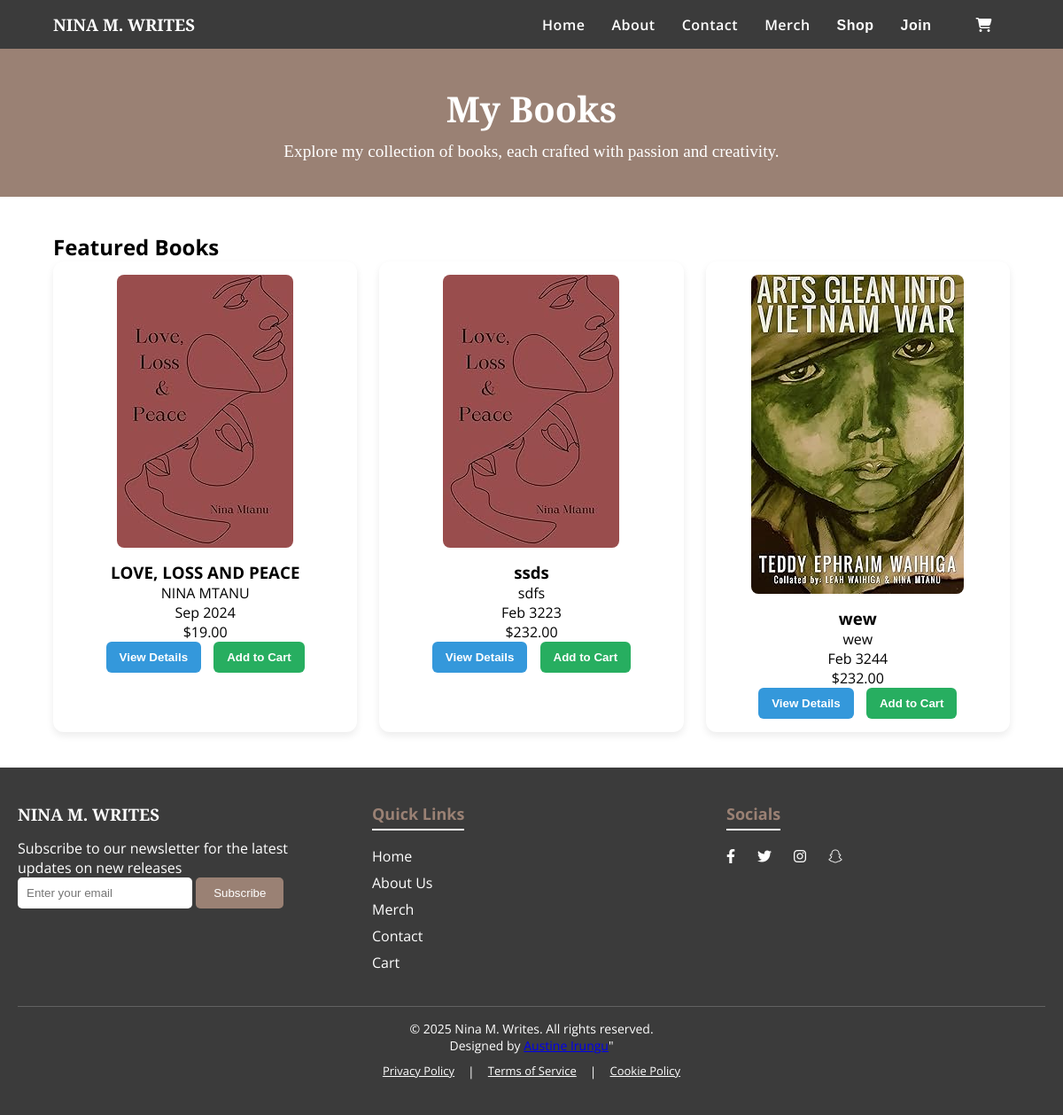
The page /books/ on the database its author committed.
### bookstore/models.py (models this page shows, shortened)
class Book(models.Model):
    title = models.CharField(max_length=200)
    author = models.CharField(max_length=100)
    description = models.TextField()
    price = models.DecimalField(
        max_digits=10,
        decimal_places=2,
        validators=[MinValueValidator(Decimal('0.00'))]
    )
    image = models.ImageField(upload_to='books/', blank=True, null=True)
    published_date = models.DateField()
    stock_quantity = models.PositiveIntegerField(default=0)
    isbn = models.CharField(max_length=13, unique=True, blank=True, null=True)
    created_at = models.DateTimeField(auto_now_add=True)
    updated_at = models.DateTimeField(auto_now=True)
    class Meta:
        ordering = ['title']
        indexes = [
            models.Index(fields=['isbn']),
            models.Index(fields=['author']),
        ]

### bookstore/views.py (the view)
# urls.py: path('books/', views.books, name='books'),  # 👈 keep this one
def books(request):
    all_books = Book.objects.all()
    return render(request, 'bookstore/books.html', {'books': all_books})

### bookstore/templates/bookstore/books.html (shortened to what this page needs)
{% extends 'bookstore/base.html' %}
{% load static %}
{% block extra_css %}
<link rel="stylesheet" href="{% static 'bookstore/css/books.css' %}">
{% endblock %}
{% block content %}
<header>
    <div class="book-header">
        <h1>My Books</h1>
        <p>Explore my collection of books, each crafted with passion and creativity.</p>
    </div>
</header>
<section class="books">
    <h2>Featured Books</h2>
    <div class="book-list">
        {% for book in books %}
        <div class="book-item" data-book-id="{{ book.id }}">
            <img src="{{ book.image.url|default:'/static/bookstore/images/no-image.png' }}" alt="{{ book.title }}"
                onerror="this.src='{% static 'bookstore/images/no-image.png' %}'" loading="lazy">
            <h3>{{ book.title }}</h3>
            <p class="book-author">{{ book.author }}</p>
            <p class="book-date">
                <time datetime="{{ book.published_date|date:'Y-m-d' }}">
                    {{ book.published_date|date:"M Y" }}
                </time>
            </p>
            <p class="book-price">${{ book.price|floatformat:2 }}</p>
            <div class="book-actions">
                <button class="btn-details"
                    data-image="{{ book.image.url|default:'/static/bookstore/images/no-image.png' }}"
                    data-title="{{ book.title|escapejs }}" data-author="{{ book.author|escapejs }}"
                    data-description="{{ book.description|escapejs }}" data-price="{{ book.price|floatformat:2 }}"
                    data-published="{{ book.published_date|date:'M Y' }}">
                    View Details
                </button>
                <button class="btn-add-cart" data-book-id="{{ book.id }}" data-title="{{ book.title|escapejs }}">
                    <span class="btn-text">Add to Cart</span>
                </button>
            </div>
        </div>
        {% empty %}
        <div class="no-books">
            <p>No books available at the moment.</p>
        </div>
        {% endfor %}
    </div>
</section>
{% endblock %}

### bookstore/templates/bookstore/base.html (shortened to what this page needs)
{% load static %}
{% load i18n %}
<!DOCTYPE html>
<html lang="en">
<head>
    <link rel="stylesheet" href="{% static 'bookstore/css/styles.css' %}">
    <link rel="stylesheet" href="https://cdnjs.cloudflare.com/ajax/libs/font-awesome/6.4.0/css/all.min.css">
    {% block extra_css %}{% endblock %}
</head>
<body>
    <nav>
        <div class="logo">
            <h3>NINA M. WRITES</h3>
        </div>
        <div class="nav-links">
            <ul>
                <li><a href="{% url 'bookstore:index' %}">Home</a></li>
                <li><a href="{% url 'bookstore:about' %}">About</a></li>
                <li><a href="{% url 'bookstore:contact' %}">Contact</a></li>
                <li><a href="{% url 'bookstore:merchandise' %}">Merch</a></li>
                <li><button id="shop" onclick="window.location.href='{% url 'bookstore:books' %}'">Shop</button></li>
                {% if user.is_authenticated %}
                <li>
                    <span class="welcome-text">Hi, {{ user.username }} 👋</span>
                </li>
                <li>
                    <button id="logout" onclick="window.location.href='{% url 'bookstore:logout' %}'">Logout</button>
                </li>
                {% else %}
                <li>
                    <button id="join" onclick="window.location.href='{% url 'bookstore:auth' %}'">Join</button>
                </li>
                {% endif %}
                <li>
                    <a href="{% url 'bookstore:cart' %}" class="cart-btn">
                        <i class="fas fa-shopping-cart"></i>
                    </a>
                </li>
            </ul>
        </div>
    </nav>
    {% block content %}{% endblock %}
    <footer>
        <div class="footer-content">
            <div class="footer-logo-newsletter">
                <div class="footer-logo">
                    <h3>NINA M. WRITES</h3>
                </div>
                <div class="footer-subscribe">
                    <p>Subscribe to our newsletter for the latest updates on new releases</p>
                    <div class="newsletter-form">
                        <form method="post" action="{% url 'bookstore:subscribe' %}">
                            <input type="email" name="email" placeholder="Enter your email" required>
                            <button type="submit" id="subscribe">Subscribe</button>
                        </form>
                    </div>
                </div>
            </div>
            <div class="footer-links">
                <h4>Quick Links</h4>
                <ul>
                    <li><a href="{% url 'bookstore:index' %}">Home</a></li>
                    <li><a href="{% url 'bookstore:about' %}">About Us</a></li>
                    <li><a href="{% url 'bookstore:merchandise' %}">Merch</a></li>
                    <li><a href="{% url 'bookstore:contact' %}">Contact</a></li>
                    <li><a href="{% url 'bookstore:cart' %}">Cart</a></li>
                </ul>
            </div>
            <div class="footer-social">
                <h4>Socials</h4>
                <ul>
                    <li><a href="#"><i class="fab fa-facebook-f"></i></a></li>
                    <li><a href="#"><i class="fab fa-twitter"></i></a></li>
                    <li><a href="#"><i class="fab fa-instagram"></i></a></li>
                    <li><a href="#"><i class="fab fa-snapchat"></i></a></li>
                </ul>
            </div>
        </div>
        <div class="footer-bottom" role="contentinfo">
            <p>&copy; 2025 Nina M. Writes. All rights reserved.</p>
            <p>Designed by <a href="#">Austine Irungu</a>"</p>
            <div class="legal-links">
                <a href="{% url 'bookstore:privacy_policy' %}">Privacy Policy</a>
                <span>|</span>
                <a href="{% url 'bookstore:terms_of_service' %}">Terms of Service</a>
                <span>|</span>
                <a href="{% url 'bookstore:cookie_policy' %}">Cookie Policy</a>
            </div>
        </div>
    </footer>
</body>
</html>

### bookstore/static/bookstore/css/styles.css (style rules this page uses)
* { margin: 0; padding: 0; box-sizing: border-box; }
body { font-family: 'Open Sans', sans-serif; width: 100%; margin: 0; padding: 0; }
.logo h3, .footer-logo h3 { font-family: 'Playfair Display', serif; color: #FFFFFF; font-weight: bold; }
nav { background-color: #3B3B3B; color: #FFFFFF; padding: 15px 5%; display: flex; justify-content: space-between; align-items: center; position: sticky; top: 0; z-index: 1000; }
.nav-links ul { display: flex; gap: 30px; align-items: center; list-style: none; }
.nav-links li a, #shop, #join, #logout { font-size: 16px; font-weight: 600; letter-spacing: 0.5px; color: #FFFFFF; text-decoration: none; background: none; border: none; cursor: pointer; }
.cart-btn { padding: 10px 20px; border-radius: 5px; font-weight: bold; cursor: pointer; transition: all 0.3s ease; }
footer { background-color: #3B3B3B; padding: 40px 20px; color: #FFFFFF; }
.footer-content { display: flex; justify-content: space-between; align-items: flex-start; gap: 40px; flex-wrap: wrap; max-width: 1200px; margin: auto; }
.footer-logo-newsletter { flex: 1; min-width: 250px; }
.footer-subscribe { margin-top: 15px; }
.newsletter-form { display: flex; gap: 10px; flex-wrap: wrap; }
.newsletter-form input { padding: 10px; border: none; border-radius: 5px; flex: 1; min-width: 180px; }
.newsletter-form button { padding: 10px 20px; border: none; border-radius: 5px; background-color: #9a8174; color: #FFFFFF; cursor: pointer; transition: background 0.3s ease, transform 0.3s ease; }
.footer-links, .footer-social { flex: 1; min-width: 200px; }
.footer-links h4, .footer-social h4 { font-size: 18px; margin-bottom: 10px; border-bottom: 2px solid #FFFFFF; display: inline-block; padding-bottom: 5px; color: #9a8174; }
.footer-links ul, .footer-social ul { list-style: none; padding: 0; margin: 0; }
.footer-links li, .footer-social li { margin: 8px 0; }
.footer-links a, .footer-social a { color: #FFFFFF; text-decoration: none; transition: color 0.3s ease; }
.footer-social ul { display: flex; gap: 25px; }
.footer-bottom { border-top: 1px solid rgba(255,255,255,0.2); margin-top: 30px; padding-top: 15px; text-align: center; font-size: 14px; }
.legal-links { display: flex; flex-wrap: wrap; justify-content: center; gap: 15px; margin-top: 10px; }
.legal-links a { color: #FFFFFF; font-size: 13px; }

### bookstore/static/bookstore/css/books.css (style rules this page uses)
.book-header { font-family: 'Playfair Display', serif; background-color: #9a8174; color: #ffffff; padding: 40px 20px; text-align: center; }
.book-header h1 { font-size: 2.5rem; margin-bottom: 10px; }
.book-header p { font-size: 1.2rem; max-width: 600px; margin: 0 auto; }
.books { padding: 40px 5%; }
.book-list { display: grid; grid-template-columns: repeat(auto-fit, minmax(220px, 1fr)); gap: 25px; }
.book-item { background: #fff; border-radius: 12px; padding: 15px; box-shadow: 0 4px 8px rgba(0,0,0,0.08); text-align: center; transition: transform 0.2s ease, box-shadow 0.2s ease; }
.book-item img { max-width: 100%; height: auto; border-radius: 8px; object-fit: cover; margin-bottom: 10px; }
.book-actions button, .btn-add-cart-modal { padding: 10px 15px; border: none; border-radius: 6px; cursor: pointer; font-weight: 600; transition: background 0.2s ease, transform 0.1s ease-in-out; }
.btn-details { background: #3498db; color: white; margin-right: 10px; }
.btn-add-cart, .btn-add-cart-modal { background: #27ae60; color: white; }

### rows shown on the page
Book: image (picture), title "LOVE, LOSS AND PEACE", author "NINA MTANU", published_date "Sep 2024", price "19.00"
Book: image (picture), title "ssds", author "sdfs", published_date "Feb 3223", price "232.00"
Book: image (picture), title "wew", author "wew", published_date "Feb 3244", price "232.00"
